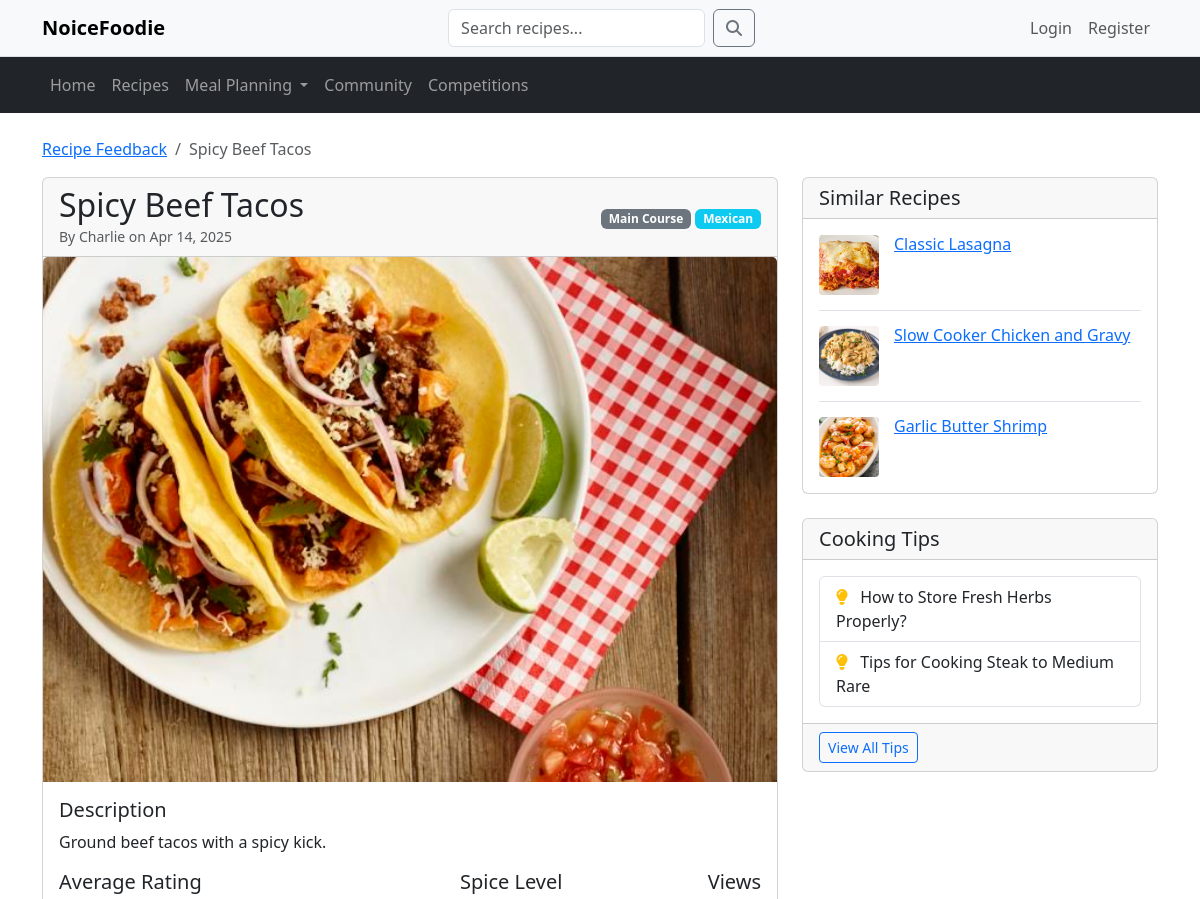
Before: /community/recipe_feedback.php?id=8 (upper part) with the older database file.
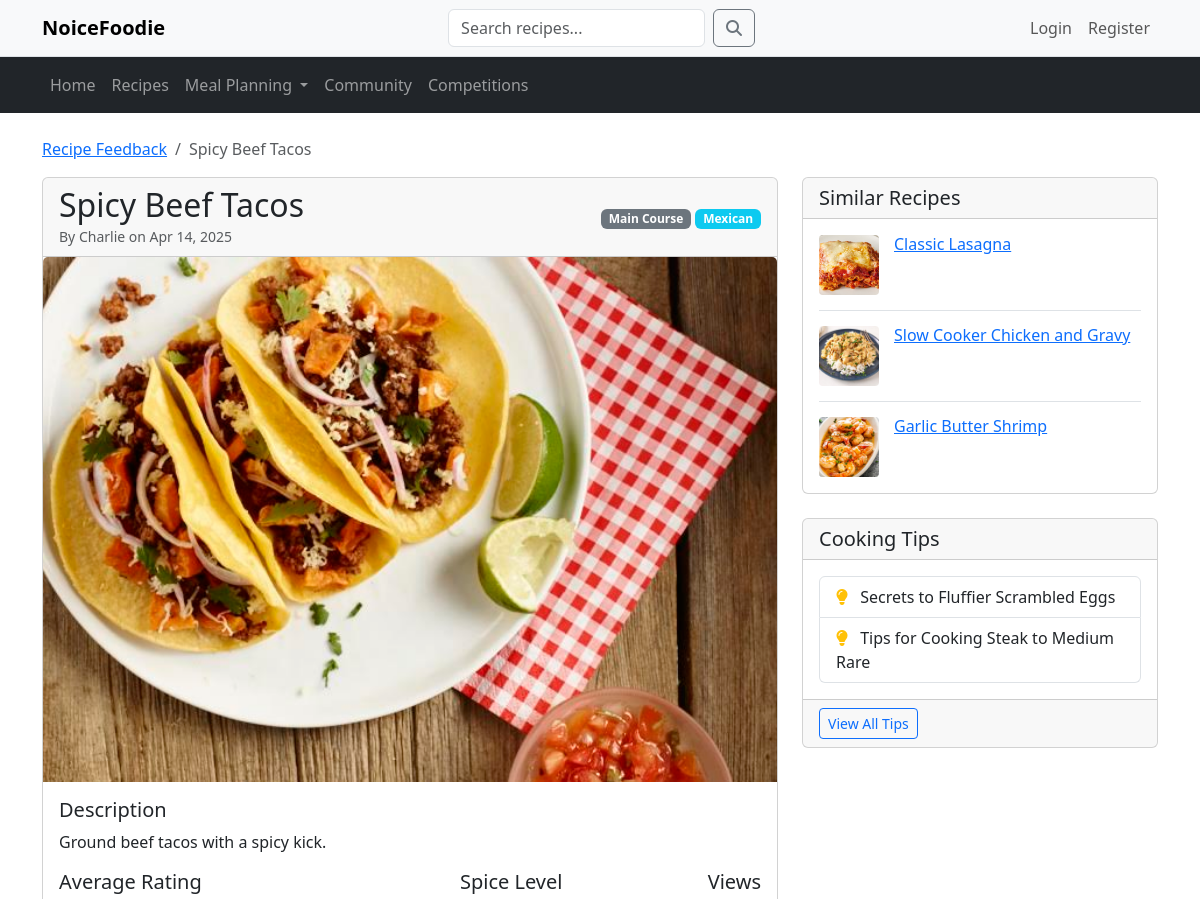
After: the same page with the newer database file.
### tables this page shows
CREATE TABLE Recipes (
  recipe_id INT(11) NOT NULL AUTO_INCREMENT,
  user_id INT(11) DEFAULT NULL,
  title VARCHAR(255) NOT NULL,
  description TEXT DEFAULT NULL,
  category VARCHAR(100) DEFAULT NULL,
  cuisine_type VARCHAR(50) DEFAULT NULL,
  spice_level TINYINT(4) DEFAULT 0,
  view_count INT DEFAULT 0,
  image_url VARCHAR(255) DEFAULT NULL,
  created_at TIMESTAMP NOT NULL DEFAULT CURRENT_TIMESTAMP,
  updated_at TIMESTAMP NOT NULL DEFAULT CURRENT_TIMESTAMP ON UPDATE CURRENT_TIMESTAMP,
  created_by INT(11) DEFAULT NULL,
  updated_by INT(11) DEFAULT NULL,
  PRIMARY KEY (recipe_id),
  FOREIGN KEY (user_id) REFERENCES usersDB.Users(user_id) ON DELETE CASCADE,
  FOREIGN KEY (created_by) REFERENCES usersDB.Users(user_id) ON DELETE SET NULL,
  FOREIGN KEY (updated_by) REFERENCES usersDB.Users(user_id) ON DELETE SET NULL
);

CREATE TABLE users (
  user_id int(11) NOT NULL AUTO_INCREMENT PRIMARY KEY,
  username varchar(50) NOT NULL,
  nickname varchar(100) DEFAULT NULL,
  email varchar(100) NOT NULL,
  password varchar(255) NOT NULL,
  registration_date TIMESTAMP DEFAULT CURRENT_TIMESTAMP,
  reset_token varchar(255) DEFAULT NULL,
  reset_token_expiry datetime DEFAULT NULL,
  avatar int(11) DEFAULT 0,
  UNIQUE KEY email (email)
);

CREATE TABLE IF NOT EXISTS discussion_posts (
    post_id INT AUTO_INCREMENT PRIMARY KEY,
    user_id INT NOT NULL,
    title VARCHAR(255) NOT NULL,
    content TEXT NOT NULL,
    image_url VARCHAR(255) DEFAULT NULL,
    category VARCHAR(100) NOT NULL,
    post_date TIMESTAMP DEFAULT CURRENT_TIMESTAMP,
    view_count INT DEFAULT 0,
    like_count INT DEFAULT 0,
    FOREIGN KEY (user_id) REFERENCES usersDB.users(user_id) ON DELETE CASCADE
);

### community/recipe_feedback.php (the view, shortened to what this page needs)
<?php
require_once '../config/db.php';
$recipe_id = isset($_GET['id']) ? intval($_GET['id']) : 0;
$recipe_sql = "SELECT r.*, u.nickname FROM RecipeDB.recipes r
              JOIN usersDB.users u ON r.user_id = u.user_id
              WHERE r.recipe_id = :recipe_id";
$stmt = $communityDB->prepare($recipe_sql);
$stmt->bindParam(':recipe_id', $recipe_id);
$stmt->execute();
$recipe = $stmt->fetch(PDO::FETCH_ASSOC);
?>
<!DOCTYPE html>
<html lang="en">
<head>
    <link href="https://cdn.jsdelivr.net/npm/bootstrap@5.3.2/dist/css/bootstrap.min.css" rel="stylesheet">
    <link rel="stylesheet" href="https://cdnjs.cloudflare.com/ajax/libs/font-awesome/6.0.0/css/all.min.css">
    <link rel="stylesheet" href="css/community.css">
</head>
<body>
<?php include_once '../includes/navigation.php'; ?>
    <div class="container mt-4">
        <nav aria-label="breadcrumb">
            <ol class="breadcrumb">
                <li class="breadcrumb-item"><a href="community.php?tab=recipes">Recipe Feedback</a></li>
                <li class="breadcrumb-item active"><?php echo htmlspecialchars($recipe['title']); ?></li>
            </ol>
        </nav>
        <div class="row">
            <div class="col-md-8">
                <div class="card mb-4">
                    <div class="card-header d-flex justify-content-between align-items-center">
                        <div>
                            <h2 class="mb-0"><?php echo htmlspecialchars($recipe['title']); ?></h2>
                            <small class="text-muted">
                                By <?php echo htmlspecialchars($recipe['nickname']); ?> on
                                <?php echo date('M d, Y', strtotime($recipe['created_at'])); ?>
                            </small>
                        </div>
                        <div>
                            <span class="badge bg-secondary"><?php echo htmlspecialchars($recipe['category']); ?></span>
                            <?php if (!empty($recipe['cuisine_type'])): ?>
                                <span class="badge bg-info"><?php echo htmlspecialchars($recipe['cuisine_type']); ?></span>
                            <?php endif; ?>
                        </div>
                    </div>
                    <?php if (!empty($recipe['image_url'])): ?>
                        <img src="<?php echo htmlspecialchars($recipe['image_url']); ?>" class="card-img-top recipe-detail-img" alt="<?php echo htmlspecialchars($recipe['title']); ?>">
                    <?php endif; ?>
                    <div class="card-body">
                        <h5>Description</h5>
                        <p class="card-text"><?php echo nl2br(htmlspecialchars($recipe['description'])); ?></p>
                        <div class="recipe-meta d-flex justify-content-between mb-4">
                            <div>
                                <h5>Average Rating</h5>
                            </div>
                            <?php if (!empty($recipe['spice_level'])): ?>
                                <div>
                                    <h5>Spice Level</h5>
                                </div>
                            <?php endif; ?>
                            <div>
                                <h5>Views</h5>
                            </div>
                        </div>
                    </div>
                </div>
            </div>
            <div class="col-md-4">
                <div class="card mb-4">
                    <div class="card-header">
                        <h5 class="mb-0">Similar Recipes</h5>
                    </div>
                    <div class="card-body">
                        <?php
                        $similar_sql = "SELECT recipe_id, title, image_url FROM RecipeDB.recipes
                                        WHERE recipe_id != :recipe_id
                                        AND (category = :category OR cuisine_type = :cuisine_type)
                                        ORDER BY RAND() LIMIT 3";
                        $stmt = $communityDB->prepare($similar_sql);
                        $stmt->bindParam(':recipe_id', $recipe_id);
                        $stmt->bindParam(':category', $recipe['category']);
                        $stmt->bindParam(':cuisine_type', $recipe['cuisine_type']);
                        $stmt->execute();
                        $similar_recipes = $stmt->fetchAll(PDO::FETCH_ASSOC);
                        if (!empty($similar_recipes)) {
                            foreach($similar_recipes as $similar) {
                                echo '<div class="featured-recipe">';
                                echo '<div>';
                                if (!empty($similar['image_url'])) {
                                    echo '<img src="' . htmlspecialchars($similar['image_url']) . '" class="featured-recipe-img" alt="Recipe Image">';
                                } else {
                                    echo '<div class="featured-recipe-img-placeholder"><i class="fas fa-utensils text-muted"></i></div>';
                                }
                                echo '</div>';
                                echo '<div>';
                                echo '<h6><a href="recipe_feedback.php?id=' . $similar['recipe_id'] . '">' . htmlspecialchars($similar['title']) . '</a></h6>';
                                echo '</div>';
                                echo '</div>';
                            }
                        } else {
                            echo '<p class="text-muted">No similar recipes found</p>';
                        }
                        ?>
                    </div>
                </div>
                <div class="card">
                    <div class="card-header">
                        <h5 class="mb-0">Cooking Tips</h5>
                    </div>
                    <div class="card-body">
                        <div class="list-group">
                            <?php
                            $tips_sql = "SELECT dp.post_id, dp.title FROM discussion_posts dp
                                        WHERE dp.category = 'Cooking Tips'
                                        ORDER BY dp.post_date DESC LIMIT 5";
                            $stmt = $communityDB->prepare($tips_sql);
                            $stmt->execute();
                            $cooking_tips = $stmt->fetchAll(PDO::FETCH_ASSOC);
                            if (!empty($cooking_tips)) {
                                foreach($cooking_tips as $tip) {
                                    echo '<a href="post_detail.php?id=' . $tip['post_id'] . '" class="list-group-item list-group-item-action">';
                                    echo '<i class="fas fa-lightbulb text-warning me-2"></i> ' . htmlspecialchars($tip['title']);
                                    echo '</a>';
                                }
                            } else {
                                echo '<p class="text-muted">No cooking tips available</p>';
                            }
                            ?>
                        </div>
                    </div>
                    <div class="card-footer">
                        <a href="community.php?tab=discussions&category=Cooking Tips" class="btn btn-sm btn-outline-primary">View All Tips</a>
                    </div>
                </div>
            </div>
        </div>
    </div>
    <?php include_once '../includes/footer.php'; ?>
</body>
</html>

### includes/navigation.php (shortened to what this page needs)
<?php
$display_name = $_SESSION['nickname'] ?? $_SESSION['username'] ?? '';
?>
<nav class="navbar navbar-expand-lg navbar-light bg-light border-bottom">
    <div class="container">
        <a class="navbar-brand fw-bold" href="<?= BASE_URL ?>/index.php">NoiceFoodie</a>
        <form class="d-flex mx-auto" action="<?= BASE_URL ?>/recipes/recipes.php" method="GET">
            <input class="form-control me-2" type="search" name="search" placeholder="Search recipes..." aria-label="Search">
            <button class="btn btn-outline-secondary" type="submit"><i class="fas fa-search"></i></button>
        </form>
        <ul class="navbar-nav">
            <?php if (isset($_SESSION['user_id']) && isset($_SESSION['username'])): ?>
                <li class="nav-item dropdown">
                    <a class="nav-link dropdown-toggle" href="#" id="userDropdown" role="button" data-bs-toggle="dropdown" data-bs-auto-close="true" aria-expanded="false">
                        <i class="fas fa-user-circle me-1"></i> <?= htmlspecialchars($display_name) ?>
                    </a>
                    <ul class="dropdown-menu dropdown-menu-end" aria-labelledby="userDropdown">
                        <li><a class="dropdown-item" href="<?= BASE_URL ?>/users/profile.php">Profile</a></li>
                        <li><a class="dropdown-item" href="<?= BASE_URL ?>/users/logout.php">Logout</a></li>
                    </ul>
                </li>
            <?php else: ?>
                <li class="nav-item">
                    <a class="nav-link" href="<?= BASE_URL ?>/users/login.php">Login</a>
                </li>
                <li class="nav-item">
                    <a class="nav-link" href="<?= BASE_URL ?>/users/register.php">Register</a>
                </li>
            <?php endif; ?>
        </ul>
    </div>
</nav>
<nav class="navbar navbar-expand-lg navbar-dark bg-dark">
    <div class="container">
        <div class="collapse navbar-collapse" id="navbarNav">
            <ul class="navbar-nav">
                <li class="nav-item">
                    <a class="nav-link" href="<?= BASE_URL ?>/index.php">Home</a>
                </li>
                <li class="nav-item">
                    <a class="nav-link" href="<?= BASE_URL ?>/recipes/recipes.php">Recipes</a>
                </li>
                <li class="nav-item dropdown">
                    <a class="nav-link dropdown-toggle" href="#" id="mealPlanningDropdown" role="button" data-bs-toggle="dropdown" aria-expanded="false">
                        Meal Planning
                    </a>
                </li>
                <li class="nav-item">
                    <a class="nav-link" href="<?= BASE_URL ?>/community/community.php">Community</a>
                </li>
                <li class="nav-item">
                    <a class="nav-link" href="<?= BASE_URL ?>/competition/competitions.php">Competitions</a>
                </li>
            </ul>
        </div>
    </div>
</nav>

### includes/footer.php (shortened to what this page needs)
</body>
</html>

### community/css/community.css (style rules this page uses)
.featured-recipe { display: flex; margin-bottom: 15px; padding-bottom: 15px; border-bottom: 1px solid #dee2e6; }
.featured-recipe:last-child { border-bottom: none; margin-bottom: 0; padding-bottom: 0; }
.featured-recipe-img { width: 60px; height: 60px; object-fit: cover; border-radius: 4px; margin-right: 15px; }

Changed rows visible on the page:
changed discussion_posts: title "How to Store Fresh Herbs Properly?" → "Secrets to Fluffier Scrambled Eggs"
